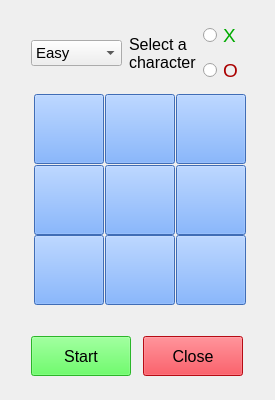
<?xml version="1.0" encoding="UTF-8"?>
<ui version="4.0">
 <class>Tic_tac_toe</class>
 <widget class="QMainWindow" name="Tic_tac_toe">
  <property name="geometry">
   <rect>
    <x>0</x>
    <y>0</y>
    <width>275</width>
    <height>400</height>
   </rect>
  </property>
  <property name="sizePolicy">
   <sizepolicy hsizetype="Fixed" vsizetype="Fixed">
    <horstretch>0</horstretch>
    <verstretch>0</verstretch>
   </sizepolicy>
  </property>
  <property name="minimumSize">
   <size>
    <width>275</width>
    <height>400</height>
   </size>
  </property>
  <property name="baseSize">
   <size>
    <width>275</width>
    <height>400</height>
   </size>
  </property>
  <property name="windowTitle">
   <string>Tic_tac_toe</string>
  </property>
  <property name="windowIcon">
   <iconset resource="image.qrc">
    <normaloff>:/icon/image/tic-tac-toe_icon.png</normaloff>:/icon/image/tic-tac-toe_icon.png</iconset>
  </property>
  <property name="styleSheet">
   <string notr="true"/>
  </property>
  <widget class="QWidget" name="centralWidget">
   <widget class="QWidget" name="">
    <property name="geometry">
     <rect>
      <x>20</x>
      <y>10</y>
      <width>234</width>
      <height>377</height>
     </rect>
    </property>
    <layout class="QVBoxLayout" name="verticalLayout">
     <item>
      <layout class="QHBoxLayout" name="horizontalLayout_2">
       <item>
        <widget class="QComboBox" name="levelBox">
         <property name="sizePolicy">
          <sizepolicy hsizetype="Preferred" vsizetype="Fixed">
           <horstretch>0</horstretch>
           <verstretch>0</verstretch>
          </sizepolicy>
         </property>
         <property name="font">
          <font>
           <pointsize>11</pointsize>
          </font>
         </property>
         <property name="editable">
          <bool>false</bool>
         </property>
         <property name="currentText">
          <string>Easy</string>
         </property>
         <property name="minimumContentsLength">
          <number>2</number>
         </property>
         <item>
          <property name="text">
           <string>Easy</string>
          </property>
         </item>
         <item>
          <property name="text">
           <string>Hard</string>
          </property>
         </item>
         <item>
          <property name="text">
           <string>Impossible</string>
          </property>
         </item>
        </widget>
       </item>
       <item>
        <spacer name="horizontalSpacer_2">
         <property name="orientation">
          <enum>Qt::Horizontal</enum>
         </property>
         <property name="sizeHint" stdset="0">
          <size>
           <width>9</width>
           <height>20</height>
          </size>
         </property>
        </spacer>
       </item>
       <item>
        <widget class="QLabel" name="label">
         <property name="sizePolicy">
          <sizepolicy hsizetype="Preferred" vsizetype="Preferred">
           <horstretch>0</horstretch>
           <verstretch>0</verstretch>
          </sizepolicy>
         </property>
         <property name="font">
          <font>
           <pointsize>12</pointsize>
          </font>
         </property>
         <property name="text">
          <string>Select a
character</string>
         </property>
        </widget>
       </item>
       <item>
        <layout class="QVBoxLayout" name="verticalLayout_2">
         <item>
          <widget class="QRadioButton" name="rbX">
           <property name="sizePolicy">
            <sizepolicy hsizetype="Minimum" vsizetype="Fixed">
             <horstretch>0</horstretch>
             <verstretch>0</verstretch>
            </sizepolicy>
           </property>
           <property name="font">
            <font>
             <pointsize>14</pointsize>
            </font>
           </property>
           <property name="styleSheet">
            <string notr="true">color: rgb(0, 170, 0);</string>
           </property>
           <property name="text">
            <string>X</string>
           </property>
          </widget>
         </item>
         <item>
          <widget class="QRadioButton" name="rbO">
           <property name="font">
            <font>
             <pointsize>14</pointsize>
            </font>
           </property>
           <property name="styleSheet">
            <string notr="true">color: rgb(170, 0, 0);</string>
           </property>
           <property name="text">
            <string>O</string>
           </property>
          </widget>
         </item>
        </layout>
       </item>
      </layout>
     </item>
     <item>
      <layout class="QGridLayout" name="gridLayout">
       <property name="sizeConstraint">
        <enum>QLayout::SetNoConstraint</enum>
       </property>
       <property name="leftMargin">
        <number>3</number>
       </property>
       <property name="topMargin">
        <number>3</number>
       </property>
       <property name="rightMargin">
        <number>3</number>
       </property>
       <property name="bottomMargin">
        <number>3</number>
       </property>
       <item row="0" column="2">
        <widget class="QPushButton" name="btn9">
         <property name="sizePolicy">
          <sizepolicy hsizetype="MinimumExpanding" vsizetype="MinimumExpanding">
           <horstretch>0</horstretch>
           <verstretch>0</verstretch>
          </sizepolicy>
         </property>
         <property name="minimumSize">
          <size>
           <width>70</width>
           <height>70</height>
          </size>
         </property>
         <property name="maximumSize">
          <size>
           <width>70</width>
           <height>70</height>
          </size>
         </property>
         <property name="sizeIncrement">
          <size>
           <width>70</width>
           <height>70</height>
          </size>
         </property>
         <property name="baseSize">
          <size>
           <width>70</width>
           <height>70</height>
          </size>
         </property>
         <property name="font">
          <font>
           <pointsize>22</pointsize>
           <weight>75</weight>
           <bold>true</bold>
          </font>
         </property>
         <property name="styleSheet">
          <string notr="true">background-color: rgb(89, 153, 255);
border-color: rgb(21, 21, 21);
color: rgb(170, 0, 0);</string>
         </property>
         <property name="text">
          <string/>
         </property>
        </widget>
       </item>
       <item row="2" column="2">
        <widget class="QPushButton" name="btn3">
         <property name="sizePolicy">
          <sizepolicy hsizetype="MinimumExpanding" vsizetype="MinimumExpanding">
           <horstretch>0</horstretch>
           <verstretch>0</verstretch>
          </sizepolicy>
         </property>
         <property name="minimumSize">
          <size>
           <width>70</width>
           <height>70</height>
          </size>
         </property>
         <property name="maximumSize">
          <size>
           <width>70</width>
           <height>70</height>
          </size>
         </property>
         <property name="sizeIncrement">
          <size>
           <width>70</width>
           <height>70</height>
          </size>
         </property>
         <property name="baseSize">
          <size>
           <width>70</width>
           <height>70</height>
          </size>
         </property>
         <property name="font">
          <font>
           <pointsize>22</pointsize>
           <weight>75</weight>
           <bold>true</bold>
          </font>
         </property>
         <property name="styleSheet">
          <string notr="true">background-color: rgb(89, 153, 255);
border-color: rgb(21, 21, 21);
color: rgb(170, 0, 0);</string>
         </property>
         <property name="text">
          <string/>
         </property>
        </widget>
       </item>
       <item row="0" column="1">
        <widget class="QPushButton" name="btn8">
         <property name="sizePolicy">
          <sizepolicy hsizetype="MinimumExpanding" vsizetype="MinimumExpanding">
           <horstretch>0</horstretch>
           <verstretch>0</verstretch>
          </sizepolicy>
         </property>
         <property name="minimumSize">
          <size>
           <width>70</width>
           <height>70</height>
          </size>
         </property>
         <property name="maximumSize">
          <size>
           <width>70</width>
           <height>70</height>
          </size>
         </property>
         <property name="sizeIncrement">
          <size>
           <width>70</width>
           <height>70</height>
          </size>
         </property>
         <property name="baseSize">
          <size>
           <width>70</width>
           <height>70</height>
          </size>
         </property>
         <property name="font">
          <font>
           <pointsize>22</pointsize>
           <weight>75</weight>
           <bold>true</bold>
          </font>
         </property>
         <property name="styleSheet">
          <string notr="true">background-color: rgb(89, 153, 255);
border-color: rgb(21, 21, 21);
color: rgb(170, 0, 0);</string>
         </property>
         <property name="text">
          <string/>
         </property>
        </widget>
       </item>
       <item row="1" column="0">
        <widget class="QPushButton" name="btn4">
         <property name="sizePolicy">
          <sizepolicy hsizetype="MinimumExpanding" vsizetype="MinimumExpanding">
           <horstretch>0</horstretch>
           <verstretch>0</verstretch>
          </sizepolicy>
         </property>
         <property name="minimumSize">
          <size>
           <width>70</width>
           <height>70</height>
          </size>
         </property>
         <property name="maximumSize">
          <size>
           <width>70</width>
           <height>70</height>
          </size>
         </property>
         <property name="sizeIncrement">
          <size>
           <width>70</width>
           <height>70</height>
          </size>
         </property>
         <property name="baseSize">
          <size>
           <width>70</width>
           <height>70</height>
          </size>
         </property>
         <property name="font">
          <font>
           <pointsize>22</pointsize>
           <weight>75</weight>
           <bold>true</bold>
          </font>
         </property>
         <property name="styleSheet">
          <string notr="true">background-color: rgb(89, 153, 255);
border-color: rgb(21, 21, 21);
color: rgb(170, 0, 0);</string>
         </property>
         <property name="text">
          <string/>
         </property>
        </widget>
       </item>
       <item row="2" column="0">
        <widget class="QPushButton" name="btn1">
         <property name="sizePolicy">
          <sizepolicy hsizetype="MinimumExpanding" vsizetype="MinimumExpanding">
           <horstretch>0</horstretch>
           <verstretch>0</verstretch>
          </sizepolicy>
         </property>
         <property name="minimumSize">
          <size>
           <width>70</width>
           <height>70</height>
          </size>
         </property>
         <property name="maximumSize">
          <size>
           <width>70</width>
           <height>70</height>
          </size>
         </property>
         <property name="sizeIncrement">
          <size>
           <width>70</width>
           <height>70</height>
          </size>
         </property>
         <property name="baseSize">
          <size>
           <width>70</width>
           <height>70</height>
          </size>
         </property>
         <property name="font">
          <font>
           <pointsize>22</pointsize>
           <weight>75</weight>
           <bold>true</bold>
          </font>
         </property>
         <property name="styleSheet">
          <string notr="true">background-color: rgb(89, 153, 255);
border-color: rgb(21, 21, 21);
color: rgb(170, 0, 0);</string>
         </property>
         <property name="text">
          <string/>
         </property>
        </widget>
       </item>
       <item row="1" column="2">
        <widget class="QPushButton" name="btn6">
         <property name="sizePolicy">
          <sizepolicy hsizetype="MinimumExpanding" vsizetype="MinimumExpanding">
           <horstretch>0</horstretch>
           <verstretch>0</verstretch>
          </sizepolicy>
         </property>
         <property name="minimumSize">
          <size>
           <width>70</width>
           <height>70</height>
          </size>
         </property>
         <property name="maximumSize">
          <size>
           <width>70</width>
           <height>70</height>
          </size>
         </property>
         <property name="sizeIncrement">
          <size>
           <width>70</width>
           <height>70</height>
          </size>
         </property>
         <property name="baseSize">
          <size>
           <width>70</width>
           <height>70</height>
          </size>
         </property>
         <property name="font">
          <font>
           <pointsize>22</pointsize>
           <weight>75</weight>
           <bold>true</bold>
          </font>
         </property>
         <property name="styleSheet">
          <string notr="true">background-color: rgb(89, 153, 255);
border-color: rgb(21, 21, 21);
color: rgb(170, 0, 0);</string>
         </property>
         <property name="text">
          <string/>
         </property>
        </widget>
       </item>
       <item row="0" column="0">
        <widget class="QPushButton" name="btn7">
         <property name="sizePolicy">
          <sizepolicy hsizetype="MinimumExpanding" vsizetype="MinimumExpanding">
           <horstretch>0</horstretch>
           <verstretch>0</verstretch>
          </sizepolicy>
         </property>
         <property name="minimumSize">
          <size>
           <width>70</width>
           <height>70</height>
          </size>
         </property>
         <property name="maximumSize">
          <size>
           <width>70</width>
           <height>70</height>
          </size>
         </property>
         <property name="sizeIncrement">
          <size>
           <width>70</width>
           <height>70</height>
          </size>
         </property>
         <property name="baseSize">
          <size>
           <width>70</width>
           <height>70</height>
          </size>
         </property>
         <property name="font">
          <font>
           <pointsize>22</pointsize>
           <weight>75</weight>
           <bold>true</bold>
          </font>
         </property>
         <property name="styleSheet">
          <string notr="true">background-color: rgb(89, 153, 255);
border-color: rgb(21, 21, 21);
color: rgb(170, 0, 0);</string>
         </property>
         <property name="text">
          <string/>
         </property>
        </widget>
       </item>
       <item row="1" column="1">
        <widget class="QPushButton" name="btn5">
         <property name="sizePolicy">
          <sizepolicy hsizetype="MinimumExpanding" vsizetype="MinimumExpanding">
           <horstretch>0</horstretch>
           <verstretch>0</verstretch>
          </sizepolicy>
         </property>
         <property name="minimumSize">
          <size>
           <width>70</width>
           <height>70</height>
          </size>
         </property>
         <property name="maximumSize">
          <size>
           <width>70</width>
           <height>70</height>
          </size>
         </property>
         <property name="sizeIncrement">
          <size>
           <width>70</width>
           <height>70</height>
          </size>
         </property>
         <property name="baseSize">
          <size>
           <width>70</width>
           <height>70</height>
          </size>
         </property>
         <property name="font">
          <font>
           <pointsize>22</pointsize>
           <weight>75</weight>
           <bold>true</bold>
          </font>
         </property>
         <property name="styleSheet">
          <string notr="true">background-color: rgb(89, 153, 255);
border-color: rgb(21, 21, 21);
color: rgb(170, 0, 0);</string>
         </property>
         <property name="text">
          <string/>
         </property>
        </widget>
       </item>
       <item row="2" column="1">
        <widget class="QPushButton" name="btn2">
         <property name="sizePolicy">
          <sizepolicy hsizetype="MinimumExpanding" vsizetype="MinimumExpanding">
           <horstretch>0</horstretch>
           <verstretch>0</verstretch>
          </sizepolicy>
         </property>
         <property name="minimumSize">
          <size>
           <width>70</width>
           <height>70</height>
          </size>
         </property>
         <property name="maximumSize">
          <size>
           <width>70</width>
           <height>70</height>
          </size>
         </property>
         <property name="sizeIncrement">
          <size>
           <width>70</width>
           <height>70</height>
          </size>
         </property>
         <property name="baseSize">
          <size>
           <width>70</width>
           <height>70</height>
          </size>
         </property>
         <property name="font">
          <font>
           <pointsize>22</pointsize>
           <weight>75</weight>
           <bold>true</bold>
          </font>
         </property>
         <property name="styleSheet">
          <string notr="true">background-color: rgb(89, 153, 255);
border-color: rgb(21, 21, 21);
color: rgb(170, 0, 0);</string>
         </property>
         <property name="text">
          <string/>
         </property>
        </widget>
       </item>
      </layout>
     </item>
     <item>
      <widget class="QLabel" name="ShowResult">
       <property name="font">
        <font>
         <pointsize>14</pointsize>
        </font>
       </property>
       <property name="styleSheet">
        <string notr="true">color: rgb(170, 0, 0);</string>
       </property>
       <property name="text">
        <string/>
       </property>
       <property name="alignment">
        <set>Qt::AlignCenter</set>
       </property>
      </widget>
     </item>
     <item>
      <layout class="QHBoxLayout" name="horizontalLayout">
       <item>
        <widget class="QPushButton" name="btnStart">
         <property name="sizePolicy">
          <sizepolicy hsizetype="Fixed" vsizetype="Fixed">
           <horstretch>0</horstretch>
           <verstretch>0</verstretch>
          </sizepolicy>
         </property>
         <property name="minimumSize">
          <size>
           <width>100</width>
           <height>40</height>
          </size>
         </property>
         <property name="maximumSize">
          <size>
           <width>100</width>
           <height>40</height>
          </size>
         </property>
         <property name="font">
          <font>
           <pointsize>12</pointsize>
          </font>
         </property>
         <property name="styleSheet">
          <string notr="true">background-color: rgb(60, 255, 57);</string>
         </property>
         <property name="text">
          <string>Start</string>
         </property>
        </widget>
       </item>
       <item>
        <spacer name="horizontalSpacer">
         <property name="orientation">
          <enum>Qt::Horizontal</enum>
         </property>
         <property name="sizeHint" stdset="0">
          <size>
           <width>18</width>
           <height>20</height>
          </size>
         </property>
        </spacer>
       </item>
       <item>
        <widget class="QPushButton" name="btnClose">
         <property name="sizePolicy">
          <sizepolicy hsizetype="Fixed" vsizetype="Fixed">
           <horstretch>0</horstretch>
           <verstretch>0</verstretch>
          </sizepolicy>
         </property>
         <property name="minimumSize">
          <size>
           <width>100</width>
           <height>40</height>
          </size>
         </property>
         <property name="maximumSize">
          <size>
           <width>100</width>
           <height>40</height>
          </size>
         </property>
         <property name="font">
          <font>
           <pointsize>12</pointsize>
          </font>
         </property>
         <property name="styleSheet">
          <string notr="true">background-color: rgb(255, 16, 28);</string>
         </property>
         <property name="text">
          <string>Close</string>
         </property>
        </widget>
       </item>
      </layout>
     </item>
    </layout>
   </widget>
  </widget>
 </widget>
 <layoutdefault spacing="6" margin="11"/>
 <resources>
  <include location="image.qrc"/>
 </resources>
 <connections>
  <connection>
   <sender>btnClose</sender>
   <signal>clicked()</signal>
   <receiver>Tic_tac_toe</receiver>
   <slot>close()</slot>
   <hints>
    <hint type="sourcelabel">
     <x>224</x>
     <y>349</y>
    </hint>
    <hint type="destinationlabel">
     <x>36</x>
     <y>376</y>
    </hint>
   </hints>
  </connection>
 </connections>
</ui>
